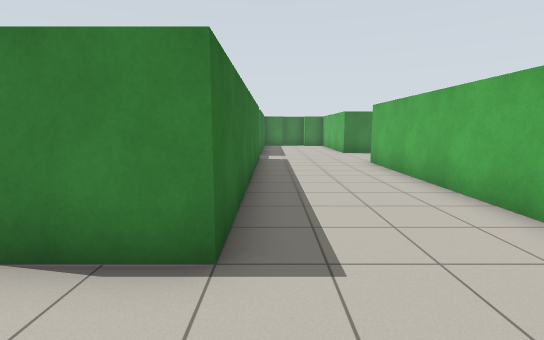
view 1 (above)

18 first-person views from a walk through a robot-simulator world made for Gazebo. The camera is 1.2 m above the floor, tilts 8° down and sees 85° across. The floor is counted in squares, 1 m on a side. Each view is taken from the middle of a square. On the plan, view 1 faces up. The plan holds only what a view shows up to about 13 squares ahead; the rest is blank. The place goes on beyond the plan.

view 2
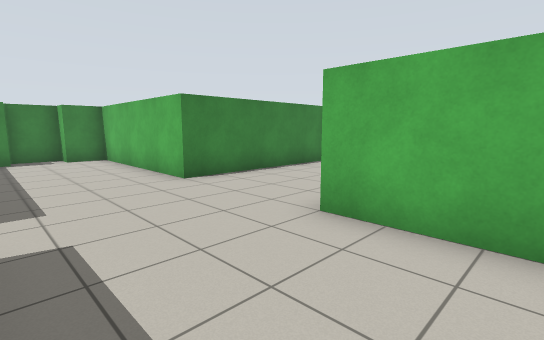

view 3
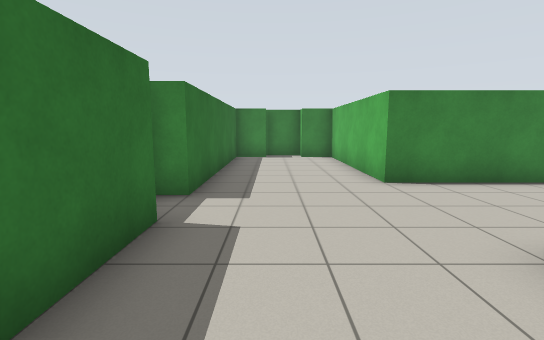

view 4
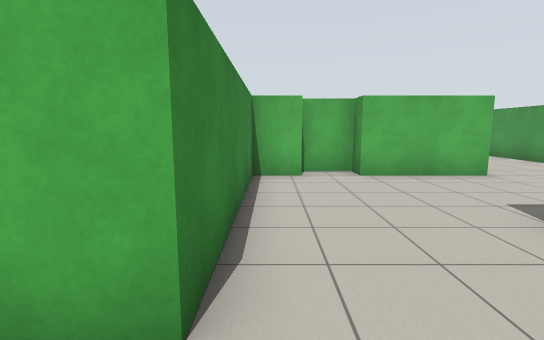

view 5
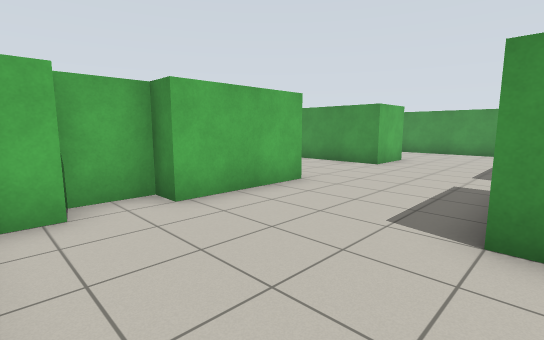

view 6
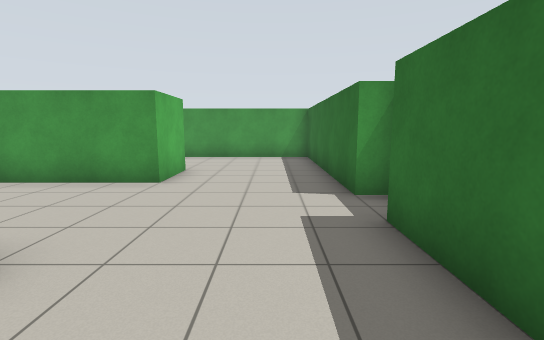

view 7
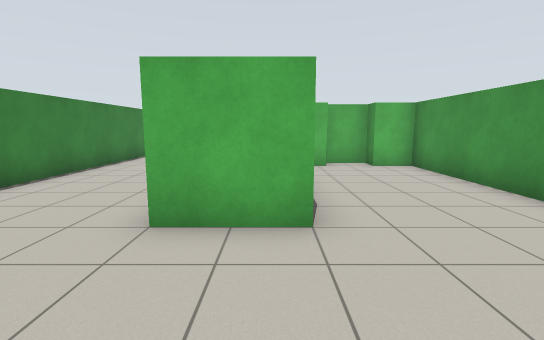

view 8
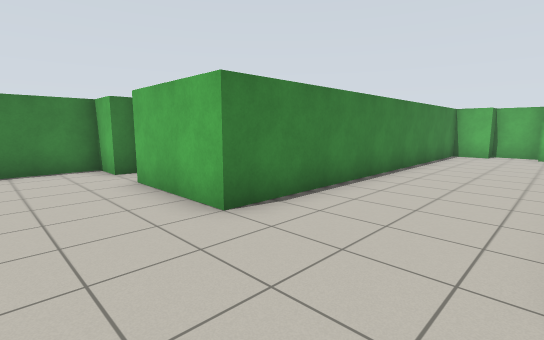

view 9
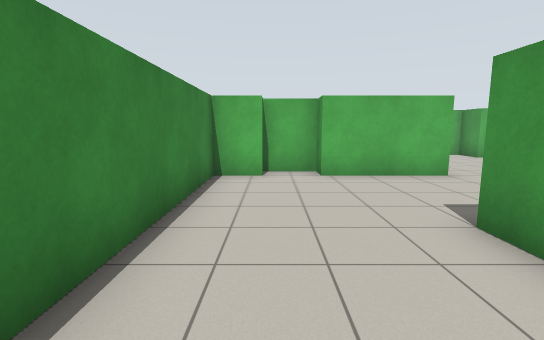

view 10
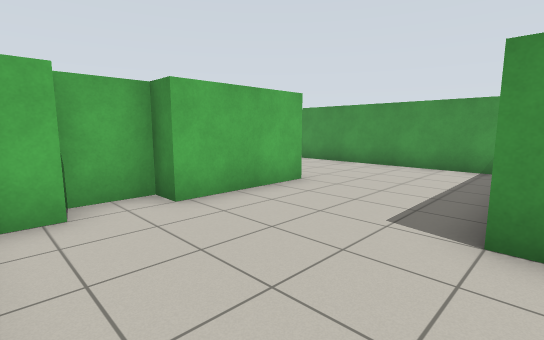

view 11
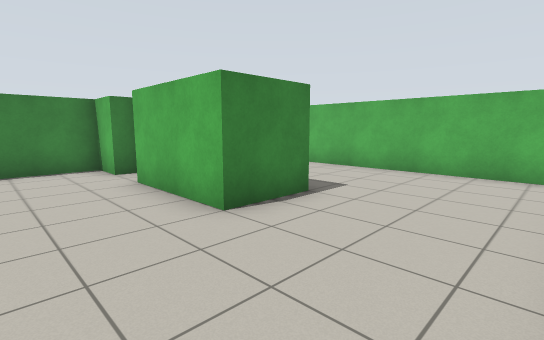

view 12
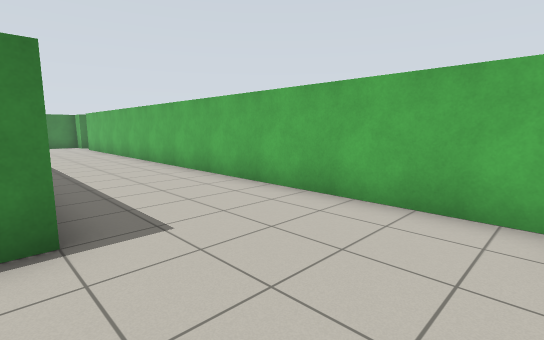

view 13
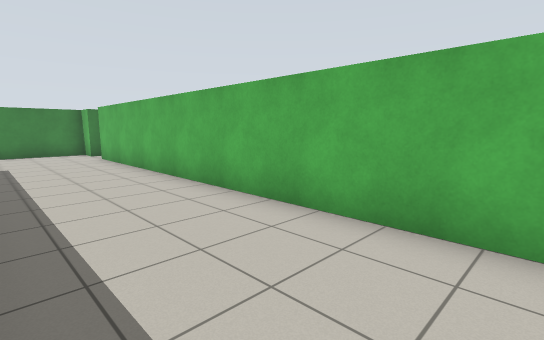

view 14
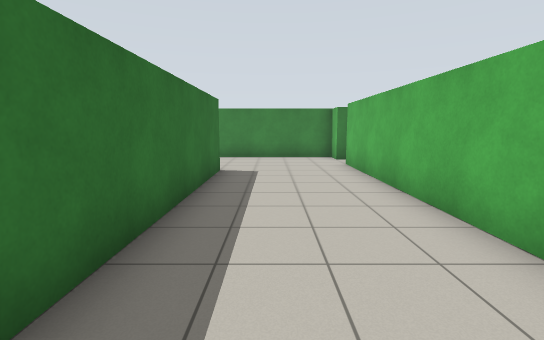

view 15
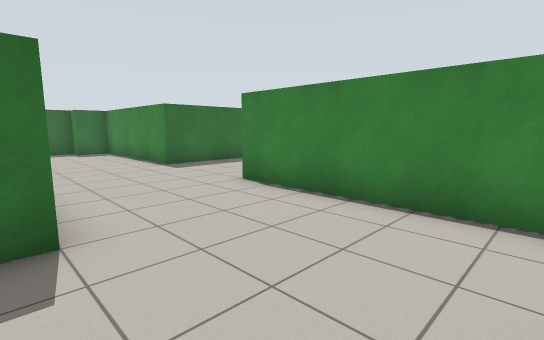

view 16
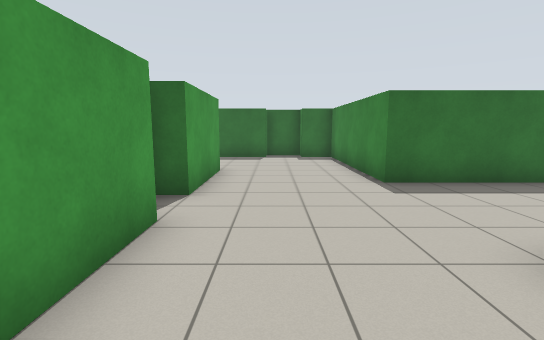

view 17
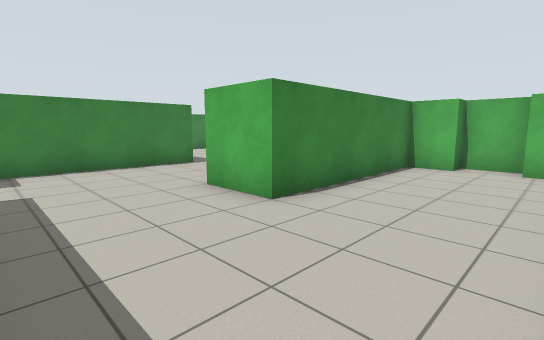

view 18
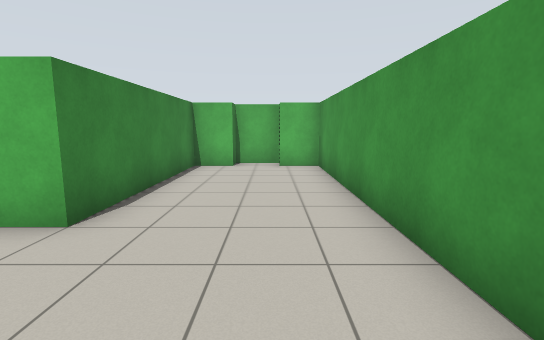

### Floor plan
Points are (right, up) in squares from view 1. A wall is a line through its corners. A room is listed if a view was taken in it or the views show most of it. See-through windows are left out.
Room 1 (views 1, 2, 3, 4, 5, 6, 7, 8, 9, 10, 11, 12, 13, 14, 15, 16, 17, 18)
walls: (13.5, 10.5) (21.5, 10.5) (21.5, 11.8); (11.5, 17.8) (11.5, 15.8); (5.5, 9.5) (5.5, 7.2); (5, 10.5) (5.5, 10.5); (16.5, 4.5) (17.5, 4.5); (20.2, 16.5) (22.5, 16.5); (22.2, 11.6) (22.2, 13.2) (21.5, 13.2) (21.5, 14.5) (15.5, 14.5) (15.5, 16.5) (18.8, 16.5); (5.5, 5.7) (5.5, -1.5) (15.5, -1.5) (15.5, -0.3) (16.2, -0.3) (16.2, 1.1); (9.5, 2.4) (9.5, 4.5) (15, 4.5); (15.5, 1.1) (15.5, 1.8); (23.5, 16.6) (23.5, 9.5); (3.5, 3.6) (3.5, 10.5); (17.5, 24.1) (17.5, 20.5) (11.5, 20.5) (11.5, 19.2); (-0.5, 11.8) (-0.5, 2.5) (-2.5, 2.5); (23.6, 2.5) (21.5, 2.5) (21.5, 5.7) (22.2, 5.7) (22.2, 7.2) (21.5, 7.2) (21.5, 8.5) (9.5, 8.5) (9.5, 11.7) (10.2, 11.7) (10.2, 13.2) (9.5, 13.2) (9.5, 14.5) (3.5, 14.5) (3.5, 20.5) (2.3, 20.5) (2.3, 21.2) (0.8, 21.2); (18.2, -1.5) (24.8, -1.5); (0.9, 20.5) (-0.5, 20.5) (-0.5, 13.2); (28, 19.5) (27.5, 19.5) (27.5, 20.5) (21.5, 20.5); (26.2, -1.5) (27.2, -1.5); (27.5, -1) (27.5, 18)

Where each view was taken, in squares from view 1:
view 1: 0 up, 0 right, facing up
view 2: 8 up, 0 right, facing up-right
view 3: 8 up, 1 right, facing up
view 4: 14 up, 2 right, facing right
view 5: 14 up, 5 right, facing down-right
view 6: 11 up, 7 right, facing down
view 7: 3 up, 6 right, facing right
view 8: 5 up, 7 right, facing up-right
view 9: 7 up, 14 right, facing right
view 10: 8 up, 17 right, facing down-right
view 11: 1 down, 19 right, facing up-right
view 12: 1 down, 23 right, facing up-right
view 13: 5 up, 24 right, facing up-right
view 14: 8 up, 25 right, facing up
view 15: 16 up, 27 right, facing up-left
view 16: 18 up, 24 right, facing left
view 17: 11 up, 12 right, facing up-right
view 18: 12 up, 12 right, facing right
